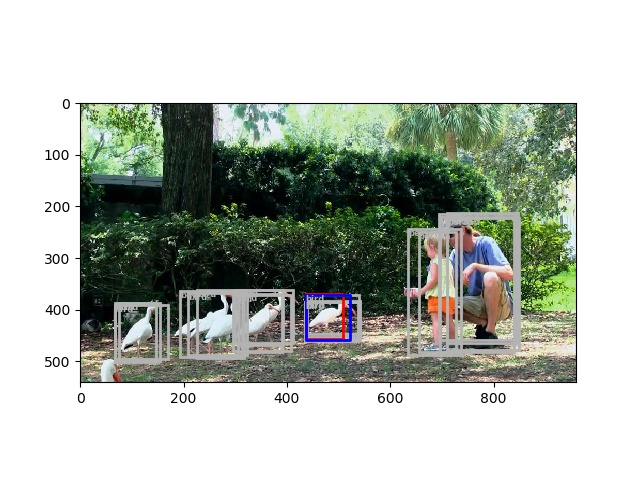
#> input picture lololo/00000001.jpg, 640 x 480 px, found by its file name
$ jupyter execute --allow-errors matplotlib.ipynb   (shell and % lines are left out)
#> lines starting #> are read from the running program, lines starting #| are printed output that depends on the picture
[cell 1]
import matplotlib.pyplot as plt
import matplotlib.image as mpimg
import matplotlib.patches as patches
import numpy as np
from PIL import Image

[cell 2]
def plot_single(im_path, coords_path, idx=0, force_square=False):
    """
    coords: [x1, y1, x2, y2, x3, y3, x4, y4]
    """
    with open(coords_path, 'r') as f:
        l = f.read().split("\n")
        pix = [float(x) for x in l[idx].split(',')]
    im = Image.open(im_path)
    plt.subplots(1)
    plt.imshow(im)
    if (force_square):
        X, Y = pix[::2], pix[1::2]
        pix = [min(X), min(Y), max(X),  max(Y)]
        plt.plot([pix[0], pix[2], pix[2], pix[0], pix[0], ],
                 [pix[1], pix[1], pix[3], pix[3], pix[1], ], 'ro-', lw=2)
    elif (len(pix) == 8):
        plt.plot(pix[::2] + [pix[0]], pix[1::2] + [pix[1]], 'ro-', lw=2)
    else:
        plt.plot([pix[0], pix[2], pix[2], pix[0], pix[0], ],
                 [pix[1], pix[1], pix[3], pix[3], pix[1], ], 'ro-', lw=2)
    plt.show()
    return plt

#> (a cell that did not finish here is left out)

[cell 4]
im = Image.open("/home/zabulskyy/Datasets/vot2016/bag/00000001.jpg")
#> im is the input picture: PIL image 640x480 RGB; mean R, G, B 180.4, 186.6, 177.9
plt.imshow(im)
width, height = im.size
#> width = 640; height = 480
percentile = 1/4
pix = [percentile * width, percentile * height,
        (1-percentile)*width,  (1-percentile)*height]
#> pix = [160, 120, 480, 360]
plt.plot([pix[0], pix[2], pix[2], pix[0], pix[0], ],
                 [pix[1], pix[1], pix[3], pix[3], pix[1], ], 'ro-', lw=2)
plt.show()
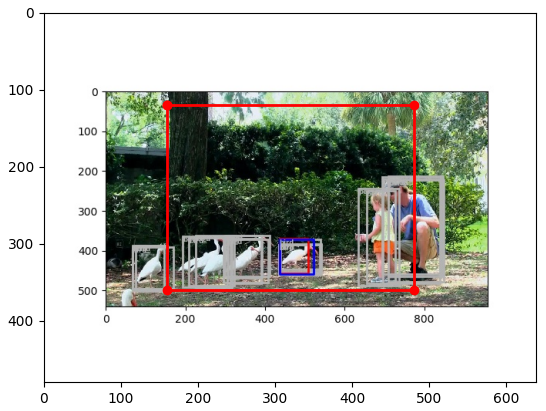
#> figure drawn by matplotlib, 1 panel

# rect = patches.Rectangle((10, 10, 10, 10),linewidth=2,edgecolor='r',facecolor=(1,0,0, .3))
# ax.add_patch(rect)
